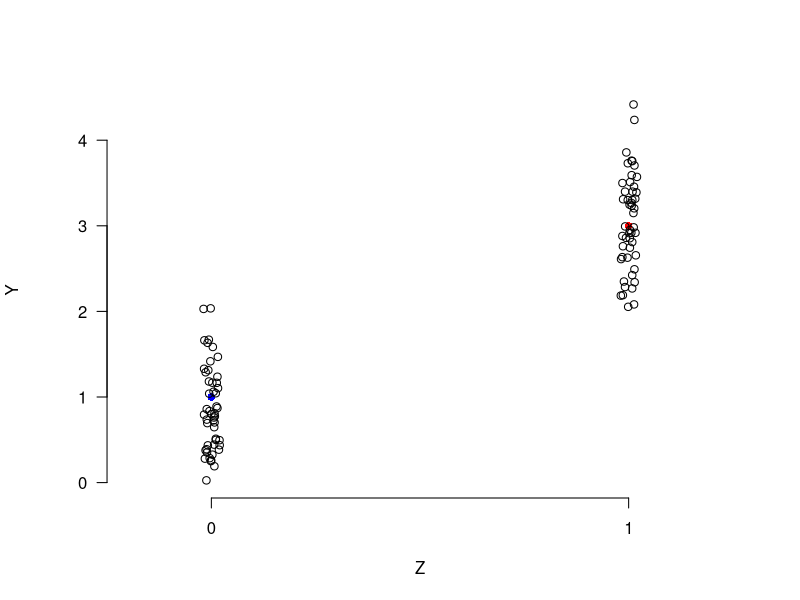
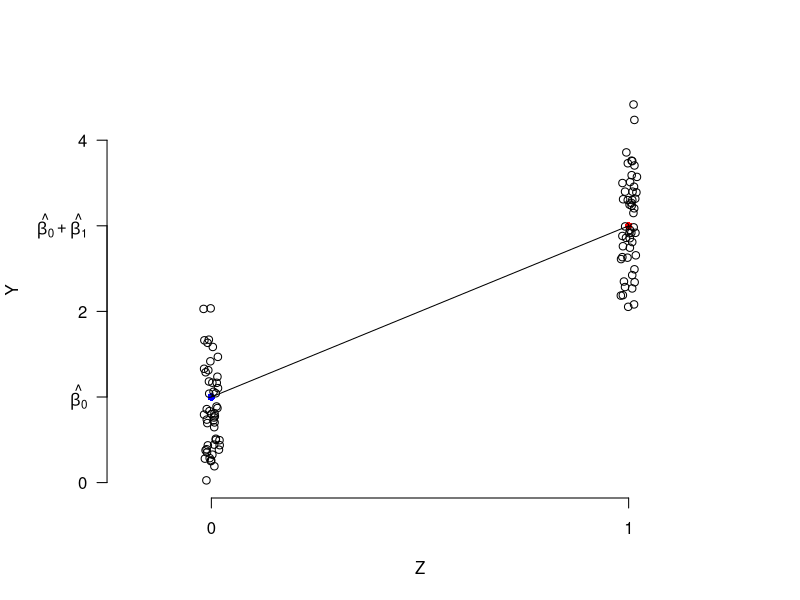
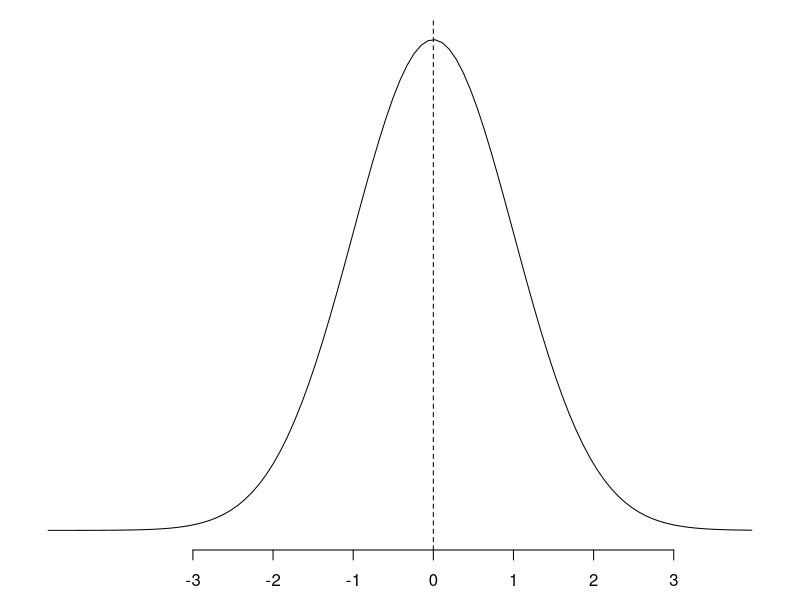
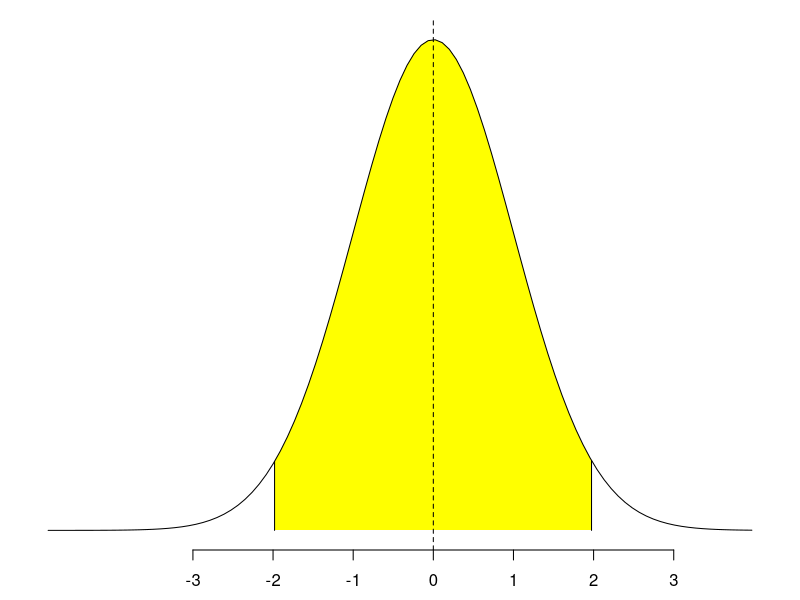
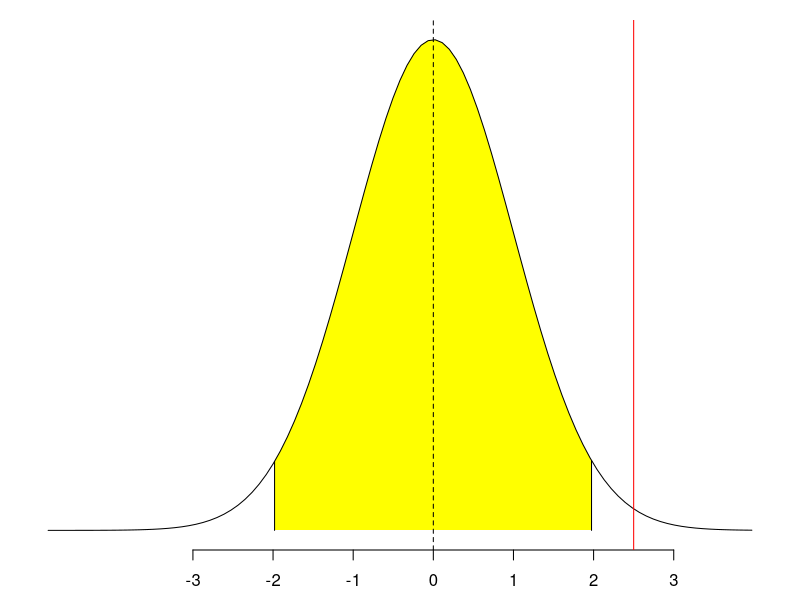
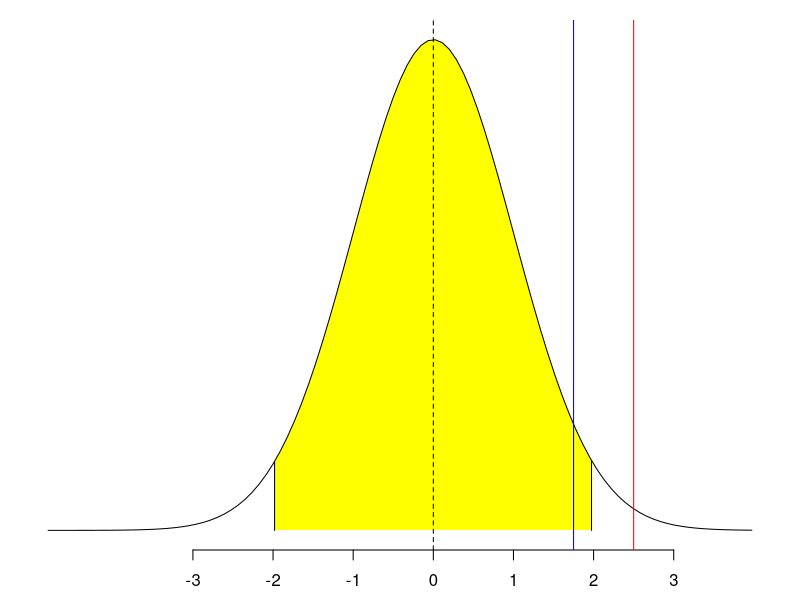
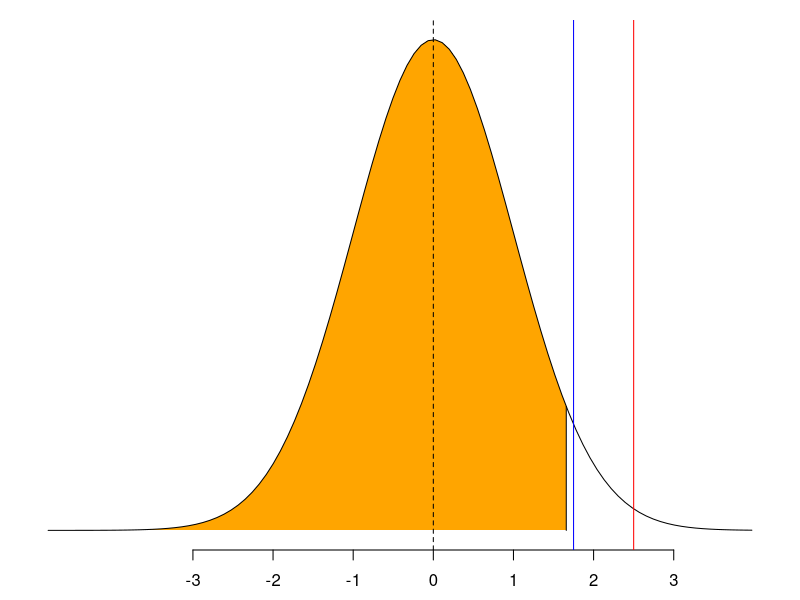
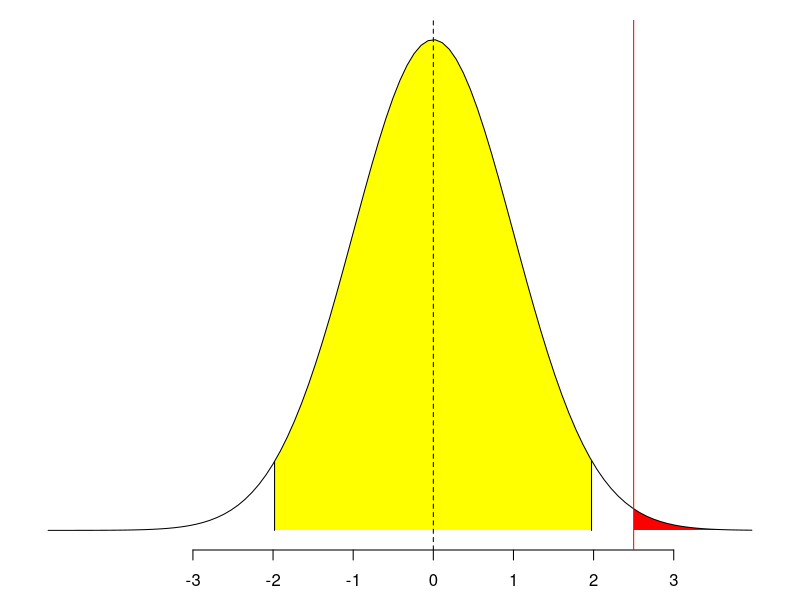

Write the R code that produced these figures, in order.
## estimation_ht_figs.R
## Nahomi Ichino
## figs for est-HT-1-slides-en-fr.Rmd

## Estimator 1: Linear Regression for simple experiment

library(plotrix)


## simple randomization
set.seed(202406)
y1 <- rnorm(50,3,0.5)
z1 <- jitter(rep(1,50))
y0 <- rnorm(50,1,0.5)
z0 <- jitter(rep(0,50))

miny <- min(c(y0,y1))
maxy <- max(c(y0,y1))

png(file="diff-in-means.png", width=760, height=760, pointsize=36)
# par(mar=c(3,3,2,2))

plot(c(-0.25,1.25), c(0, 4.5), type="n", main="", xlab="Z", ylab="Y", axes=FALSE)
axis(1, at=c(0,1))
axis(2, at=c(0,2,4), las=2, pos=-0.25)
axis(2, at=c(1,3), labels=c("1", "3"), las=2, pos=-0.25)
points(0,1, pch=16, col="blue")
points(1,3, pch=16, col="red")
points(z0,y0)
points(z1,y1)
# segments(x0=0, y0=1, x1=1, y1=3)

dev.off()


png(file="regression1.png", width=760, height=760, pointsize=36)
# par(mar=c(2,3,1,1))

plot(c(-0.25,1.25), c(0, 4.5), type="n", main="", xlab="Z", ylab="Y", axes=FALSE)
axis(1, at=c(0,1))
axis(2, at=c(0,2,4), las=2, pos=-0.25)
axis(2, at=c(1,3), labels=c(expression(paste(hat(beta[0]))), expression(paste(hat(beta[0])+hat(beta[1])))), las=2, pos=-0.25)
points(0,1, pch=16, col="blue")
points(1,3, pch=16, col="red")
points(z0,y0)
points(z1,y1)
segments(x0=0, y0=1, x1=1, y1=3)

dev.off()


## hypothesis testing
set.seed(23456)
x <- rnorm(60000)
y <- dnorm(x, 0, 1)

png(file="HT1-null.png", width=760, height=180, pointsize=12)
par(mar=c(2.5,1,1,1))
plot(x, y, type = "n", axes=FALSE, ylab="", xlab="")
axis(1, at=c(-3,-2,-1,0,1,2,3))
curve(dnorm(x,0,1), add=TRUE)
abline(v=0, lty=2)
dev.off()


png(file="HT2-null5percent.png", width=760, height=180, pointsize=12)
par(mar=c(2.5,1,1,1))
plot(x, y, type = "n", axes=FALSE, ylab="", xlab="")
axis(1, at=c(-3,-2,-1,0,1,2,3))
x2 <- seq(quantile(x,0.025),quantile(x,0.975),0.01)
y2 <- dnorm(x2, 0, 1)
x2 <- c(quantile(x,0.025), x2, quantile(x,0.975))
y2 <- c(0,y2,0)
polygon(x2,y2, col="yellow", border=NA)
curve(dnorm(x,0,1), add=TRUE)
abline(v=0, lty=2)
segments(x0=quantile(x,0.025),y0=0,
         x1=quantile(x,0.025),y1=dnorm(quantile(x,0.025)))
segments(x0=quantile(x,0.975),y0=0,
         x1=quantile(x,0.975),y1=dnorm(quantile(x,0.975)))
dev.off()


png(file="HT3-twosidedrejectonly.png", width=760, height=180, pointsize=12)
par(mar=c(2.5,1,1,1))
plot(x, y, type = "n", axes=FALSE, ylab="", xlab="")
axis(1, at=c(-3,-2,-1,0,1,2,3))
x2 <- seq(quantile(x,0.025),quantile(x,0.975),0.01)
y2 <- dnorm(x2, 0, 1)
x2 <- c(quantile(x,0.025), x2, quantile(x,0.975))
y2 <- c(0,y2,0)
polygon(x2,y2, col="yellow", border=NA)
curve(dnorm(x,0,1), add=TRUE)
abline(v=0, lty=2)
segments(x0=quantile(x,0.025),y0=0,
         x1=quantile(x,0.025),y1=dnorm(quantile(x,0.025)))
segments(x0=quantile(x,0.975),y0=0,
         x1=quantile(x,0.975),y1=dnorm(quantile(x,0.975)))
abline(v=2.5, col="red")
dev.off()

png(file="HT4-twosided.png", width=760, height=180, pointsize=12)
par(mar=c(2.5,1,1,1))
plot(x, y, type = "n", axes=FALSE, ylab="", xlab="")
axis(1, at=c(-3,-2,-1,0,1,2,3))
x2 <- seq(quantile(x,0.025),quantile(x,0.975),0.01)
y2 <- dnorm(x2, 0, 1)
x2 <- c(quantile(x,0.025), x2, quantile(x,0.975))
y2 <- c(0,y2,0)
polygon(x2,y2, col="yellow", border=NA)
curve(dnorm(x,0,1), add=TRUE)
abline(v=0, lty=2)
segments(x0=quantile(x,0.025),y0=0,
         x1=quantile(x,0.025),y1=dnorm(quantile(x,0.025)))
segments(x0=quantile(x,0.975),y0=0,
         x1=quantile(x,0.975),y1=dnorm(quantile(x,0.975)))
abline(v=2.5, col="red")
abline(v=1.75, col="blue")
dev.off()

png(file="HT5-onesided5pc.png", width=760, height=180, pointsize=12)
par(mar=c(2.5,1,1,1))
plot(x, y, type = "n", axes=FALSE, ylab="", xlab="")
axis(1, at=c(-3,-2,-1,0,1,2,3))
x2 <- seq(quantile(x,0),quantile(x,0.95),0.01)
y2 <- dnorm(x2, 0, 1)
x2 <- c(quantile(x,0), x2, quantile(x,0.95))
y2 <- c(0,y2,0)
polygon(x2,y2, col="orange", border=NA)
segments(x0=quantile(x,0.95),y0=0,
         x1=quantile(x,0.95),y1=dnorm(quantile(x,0.95)))
curve(dnorm(x,0,1), add=TRUE)
abline(v=0, lty=2)
abline(v=1.75, col="blue")
abline(v=2.5, col="red")
dev.off()


png(file="HT6-pvalue.png", width=760, height=180, pointsize=12)
par(mar=c(2.5,1,1,1))
plot(x, y, type = "n", axes=FALSE, ylab="", xlab="")
axis(1, at=c(-3,-2,-1,0,1,2,3))
x2 <- seq(quantile(x,0.025),quantile(x,0.975),0.01)
y2 <- dnorm(x2, 0, 1)
x2 <- c(quantile(x,0.025), x2, quantile(x,0.975))
y2 <- c(0,y2,0)
polygon(x2,y2, col="yellow", border=NA)
x2 <- seq(2.5, quantile(x,1),0.01)
y2 <- dnorm(x2, 0, 1)
x2 <- c(2.5, x2, quantile(x,1))
y2 <- c(0,y2,0)
polygon(x2,y2, col="red", border=NA)
curve(dnorm(x,0,1), add=TRUE)
abline(v=0, lty=2)
segments(x0=quantile(x,0.025),y0=0,
         x1=quantile(x,0.025),y1=dnorm(quantile(x,0.025)))
segments(x0=quantile(x,0.975),y0=0,
         x1=quantile(x,0.975),y1=dnorm(quantile(x,0.975)))
abline(v=2.5, col="red")
dev.off()

mean(x>=2.5) #0.00625


## regression with blocks
blocks <- c("J","J","J","K","K","K","L","L","L")
z <- c(0,1,0,1,0,0,1,0,0)
y <- c(4,3,2,3,0,2,4,0,2)

round(summary(lm(y~z+as.factor(blocks)))$coef,3)
